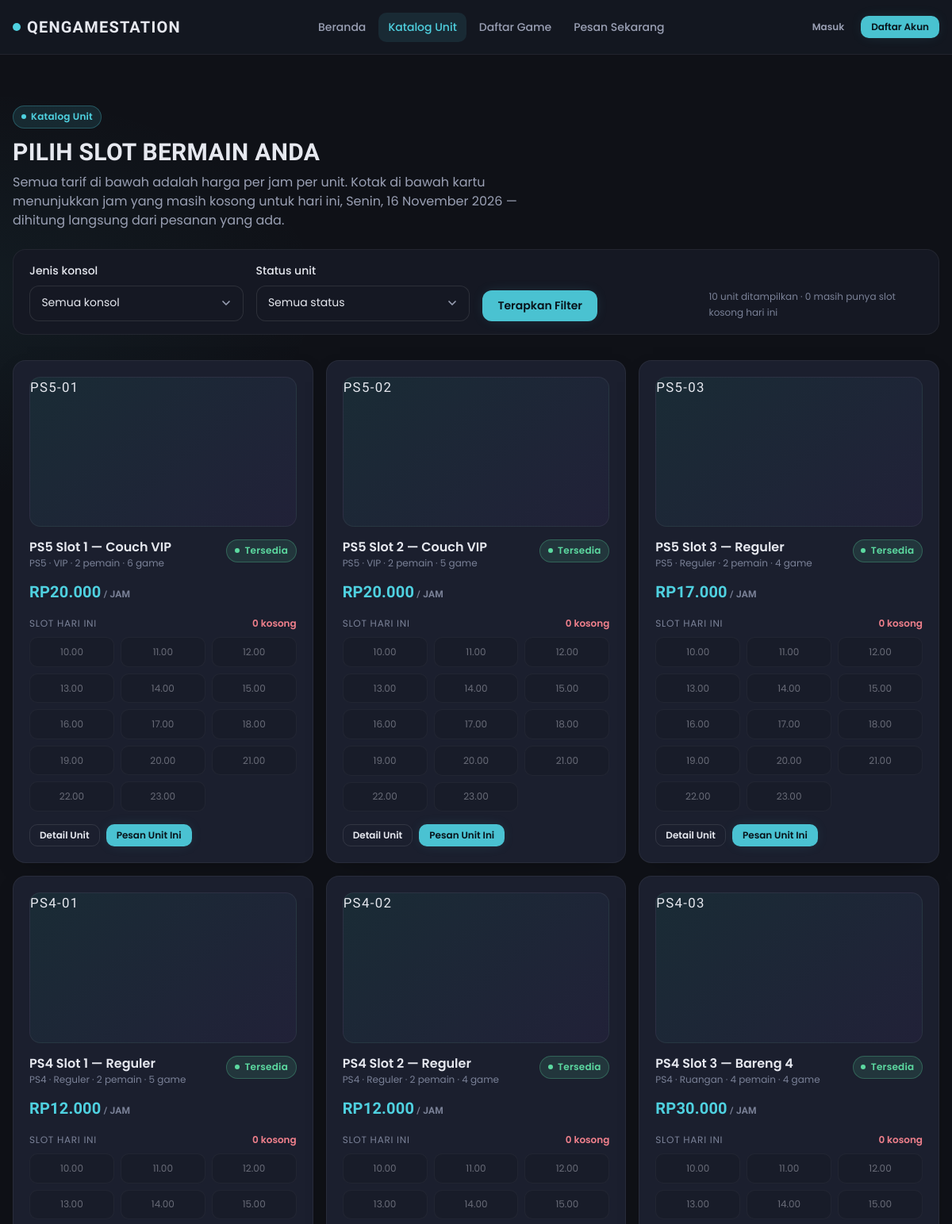
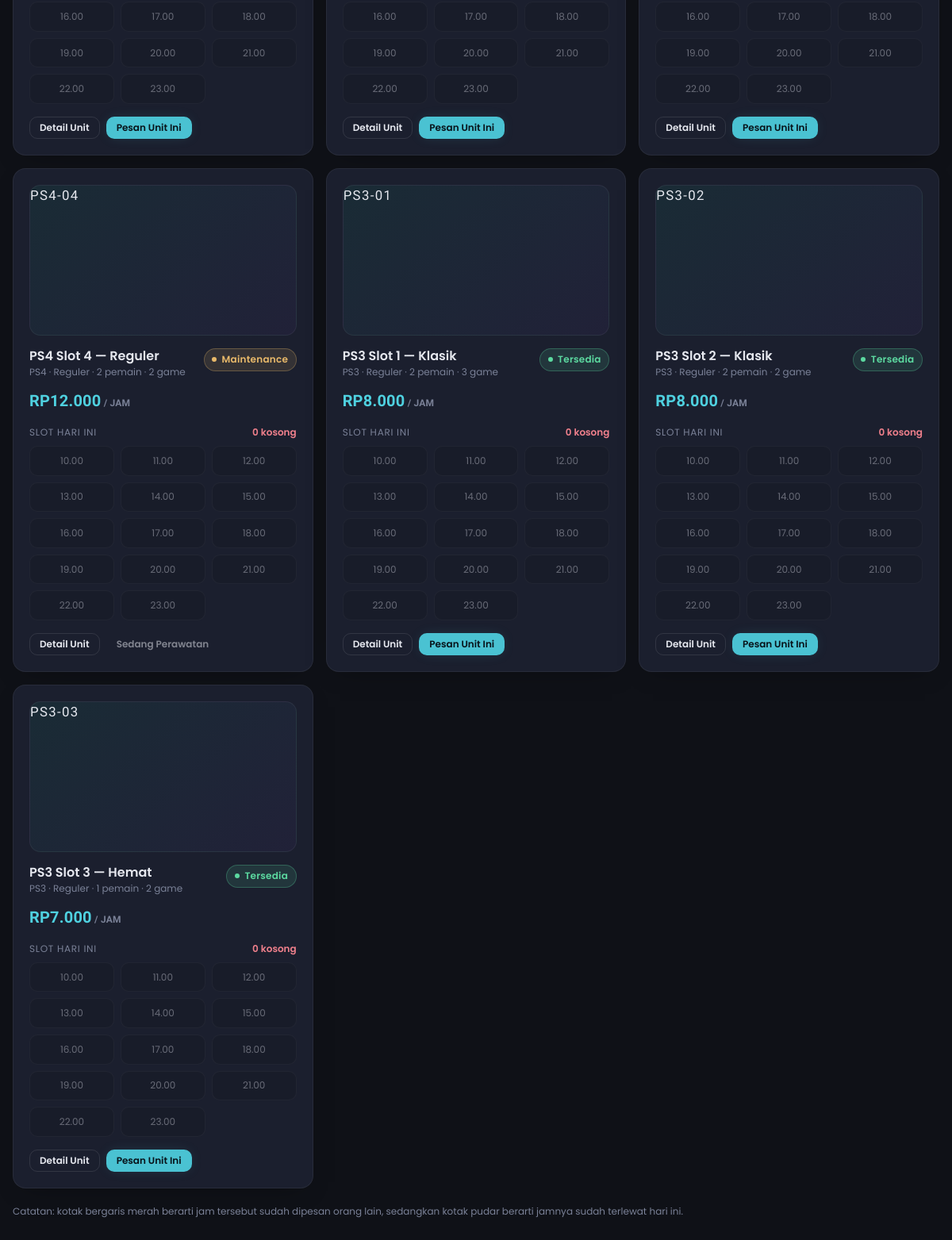
The page /public/katalog on the database its author committed (2 pictures, top to bottom).
### tables this page shows
CREATE TABLE `units` (
  `id`             INT UNSIGNED NOT NULL AUTO_INCREMENT,
  `kode_unit`      VARCHAR(20)  NOT NULL COMMENT 'Kode unik, contoh: PS5-01',
  `nama`           VARCHAR(100) NOT NULL,
  `tipe`           ENUM('PS3','PS4','PS5') NOT NULL,
  `kategori`       ENUM('reguler','vip','ruangan') NOT NULL DEFAULT 'reguler',
  `harga_per_jam`  DECIMAL(12,2) NOT NULL,
  `kapasitas`      TINYINT UNSIGNED NOT NULL DEFAULT 2 COMMENT 'Maks pemain',
  `status`         ENUM('tersedia','dipakai','dipesan','maintenance') NOT NULL DEFAULT 'tersedia',
  `deskripsi`      VARCHAR(255) DEFAULT NULL,
  `foto_path`      VARCHAR(255) DEFAULT NULL COMMENT 'Path relatif, contoh: uploads/units/ps5-01.jpg',
  `created_at`     DATETIME     NOT NULL DEFAULT CURRENT_TIMESTAMP,
  `updated_at`     DATETIME     NOT NULL DEFAULT CURRENT_TIMESTAMP ON UPDATE CURRENT_TIMESTAMP,
  PRIMARY KEY (`id`),
  UNIQUE KEY `uq_units_kode` (`kode_unit`),
  KEY `idx_units_status` (`status`),
  KEY `idx_units_tipe_harga` (`tipe`, `harga_per_jam`)
);

### app/Views/pages/katalog/index.php (the view, shortened to what the rows shown need)
<?php
$tautanPesan = static fn (int $id): string => $authUser
    ? url('booking?unit=' . $id)
    : route('login.form');
$kelasSlot = static function (array $s): string {
    if ($s['tersedia']) {
        return '';
    }
    return $s['alasan'] === 'lewat' ? ' is-past' : ' is-taken';
};
$judulStatus = static fn (string $k): string => status_label($k);
$jumlahKosong = count(array_filter(
    $units,
    static fn (array $u): bool => ($slot[(int) $u['id']] ?? []) !== []
        && in_array(true, array_column($slot[(int) $u['id']] ?? [], 'tersedia'), true)
));
?>
<section class="section" style="padding-bottom: var(--sp-6);">
    <div class="container-page">
        <span class="badge badge-cyan" style="margin-bottom: var(--sp-3);">Katalog Unit</span>
        <h1 class="display" style="font-size: var(--text-3xl); margin-bottom: var(--sp-2);">Pilih Slot Bermain Anda</h1>
        <p class="text-secondary" style="margin:0; max-width: 68ch;">
            Semua tarif di bawah adalah harga per jam per unit. Kotak di bawah kartu menunjukkan
            jam yang masih kosong untuk hari ini, <?= e(tgl_indo($hariIni)) ?> — dihitung langsung dari pesanan yang ada.
        </p>
    </div>
</section>
<section style="padding-bottom: var(--sp-8);">
    <div class="container-page">
        <form method="get" action="<?= url('katalog') ?>" class="qs-panel" style="padding: var(--sp-4) var(--sp-5);">
            <div class="grid gap-4 sm:grid-cols-2 lg:grid-cols-4" style="align-items: end;">
                <div class="field" style="margin-bottom: 0;">
                    <label class="label" for="tipe">Jenis konsol</label>
                    <select class="select" id="tipe" name="tipe">
                        <option value="">Semua konsol</option>
                    </select>
                </div>
                <div class="field" style="margin-bottom: 0;">
                    <label class="label" for="status">Status unit</label>
                    <select class="select" id="status" name="status">
                        <option value="">Semua status</option>
                    </select>
                </div>
                <div class="flex flex-wrap gap-2">
                    <button type="submit" class="btn btn-primary">Terapkan Filter</button>
                </div>
                <p class="text-muted" style="margin:0; font-size: var(--text-xs); line-height: 1.7;">
                    <?= count($units) ?> unit ditampilkan · <?= $jumlahKosong ?> masih punya slot kosong hari ini
                </p>
            </div>
        </form>
    </div>
</section>
<section style="padding-bottom: var(--sp-12);">
    <div class="container-page">
        <?php if ($units === []): ?>
            <div class="qs-card empty-state">
                <h2 class="display" style="font-size: var(--text-lg);">Belum ada unit yang cocok</h2>
                <p class="text-secondary" style="max-width: 46ch; margin-inline: auto;">
                    Coba ubah filter konsol atau status, atau lihat daftar game yang tersedia
                    sebelum menentukan pilihan slot.
                </p>
                <div class="flex flex-wrap gap-2 justify-center" style="margin-top: var(--sp-4);">
                    <a href="<?= url('katalog') ?>" class="btn btn-outline btn-sm">Hapus Filter</a>
                    <a href="<?= url('katalog/game') ?>" class="btn btn-outline btn-sm">Lihat Daftar Game</a>
                </div>
            </div>
        <?php else: ?>
            <div class="grid gap-4 sm:grid-cols-2 lg:grid-cols-3">
                <?php foreach ($units as $u): ?>
                    <?php
                    $unitId = (int) $u['id'];
                    $slotUnit = $slot[$unitId] ?? [];
                    $kosong = count(array_filter($slotUnit, static fn (array $s): bool => $s['tersedia']));
                    $statusNow = (string) $u['status_realtime'];
                    ?>
                    <article class="qs-card qs-card--hoverable unit-card">
                        <a href="<?= url('katalog/unit/' . $u['kode_unit']) ?>" class="unit-card__media block"
                           aria-label="Lihat detail <?= e($u['nama']) ?>">
                            <?php if (!empty($u['foto_path'])): ?>
                                <img src="<?= e(upload_url($u['foto_path'])) ?>" alt="Foto <?= e($u['nama']) ?>" loading="lazy">
                            <?php else: ?>
                                <span class="unit-card__code"><?= e($u['kode_unit']) ?></span>
                            <?php endif; ?>
                        </a>
                        <div class="flex items-start justify-between gap-3">
                            <div class="min-w-0">
                                <h2 style="margin:0; font-size: var(--text-base); font-weight:600;"><?= e($u['nama']) ?></h2>
                                <p class="text-muted" style="margin:2px 0 0; font-size: var(--text-xs);">
                                    <?= e($u['tipe']) ?> · <?= e(status_label((string) $u['kategori'])) ?> ·
                                    <?= (int) $u['kapasitas'] ?> pemain · <?= (int) $u['jumlah_game'] ?> game
                                </p>
                            </div>
                            <span class="badge <?= status_class($statusNow) ?>"><?= e($judulStatus($statusNow)) ?></span>
                        </div>
                        <p class="display" style="margin: var(--sp-3) 0 0; font-size: var(--text-xl); color: var(--cyan);">
                            <?= rupiah($u['harga_per_jam']) ?><span class="text-muted" style="font-size: var(--text-xs);"> / jam</span>
                        </p>
                        <div style="margin-top: var(--sp-4);">
                            <div class="flex items-center justify-between gap-2" style="margin-bottom: var(--sp-2);">
                                <span class="text-muted" style="font-size: var(--text-xs); text-transform: uppercase; letter-spacing: .06em;">
                                    Slot hari ini
                                </span>
                                <span class="text-<?= $kosong > 0 ? 'success' : 'danger' ?>" style="font-size: var(--text-xs); font-weight:600;">
                                    <?= $kosong ?> kosong
                                </span>
                            </div>
                            <?php if ($slotUnit === []): ?>
                                <p class="text-muted" style="margin:0; font-size: var(--text-xs);">
                                    Jam operasional hari ini sudah lewat. Silakan pilih tanggal lain di form pemesanan.
                                </p>
                            <?php else: ?>
                                <div class="slot-grid" role="list" aria-label="Ketersediaan jam untuk <?= e($u['kode_unit']) ?>">
                                    <?php foreach ($slotUnit as $s): ?>
                                        <span class="slot<?= $kelasSlot($s) ?>" role="listitem"
                                              title="<?= $s['tersedia'] ? 'Jam ' . e($s['label']) . ' masih kosong' : 'Jam ' . e($s['label']) . ' ' . ($s['alasan'] === 'lewat' ? 'sudah terlewat' : 'sudah terisi') ?>">
                                            <?= e($s['label']) ?>
                                        </span>
                                    <?php endforeach; ?>
                                </div>
                            <?php endif; ?>
                        </div>
                        <div class="flex flex-wrap gap-2" style="margin-top: var(--sp-4);">
                            <a href="<?= url('katalog/unit/' . $u['kode_unit']) ?>" class="btn btn-outline btn-sm">Detail Unit</a>
                            <?php if ($statusNow === 'maintenance'): ?>
                                <button type="button" class="btn btn-sm" disabled>Sedang Perawatan</button>
                            <?php else: ?>
                                <a href="<?= e($tautanPesan($unitId)) ?>" class="btn btn-primary btn-sm">Pesan Unit Ini</a>
                            <?php endif; ?>
                        </div>
                    </article>
                <?php endforeach; ?>
            </div>
            <p class="text-muted" style="font-size: var(--text-xs); margin-top: var(--sp-5);">
                Catatan: kotak bergaris merah berarti jam tersebut sudah dipesan orang lain,
                sedangkan kotak pudar berarti jamnya sudah terlewat hari ini.
            </p>
        <?php endif; ?>
    </div>
</section>

### app/Core/Router.php (shortened to what the rows shown need)
<?php
class Router
{
    private array $routes = [];
    private array $groupMiddleware = [];
    private string $groupPrefix = '';
    public function group(array $options, callable $callback): void
    {
        $previousMw = $this->groupMiddleware;
        $previousPrefix = $this->groupPrefix;
        $this->groupMiddleware = array_merge($previousMw, (array) ($options['middleware'] ?? []));
        $this->groupPrefix = $previousPrefix . rtrim((string) ($options['prefix'] ?? ''), '/');
        $this->groupMiddleware = $previousMw;
        $this->groupPrefix = $previousPrefix;
    }
    private function add(string $method, string $path, string|callable $handler, ?string $name): void
    {
        $path = $this->groupPrefix . '/' . ltrim($path, '/');
        $path = '/' . ltrim(preg_replace('#/+#', '/', $path) ?? $path, '/');
        $path = rtrim($path, '/') ?: '/';
        $this->routes[$method][] = [
            'path'    => $path,
            'regex'   => $this->toRegex($path),
            'handler' => $handler,
            'middleware' => $this->groupMiddleware,
            'name'    => $name,
        ];
    }
    private function toRegex(string $path): string
    {
        $regex = preg_replace_callback(
            '#\{([a-zA-Z_][a-zA-Z0-9_]*)\}#',
            static fn (array $m): string => '(?P<' . $m[1] . '>[^/]+)',
            $path
        );
        return '#^' . str_replace('#', '\#', (string) $regex) . '$#';
    }
    public function dispatch(Request $request): void
    {
        $method = $request->method();
        $uri = $request->uri();
        foreach ($this->routes[$method] ?? [] as $route) {
            if (preg_match($route['regex'], $uri, $matches)) {
                $params = array_filter($matches, 'is_string', ARRAY_FILTER_USE_KEY);
                $handler = $route['handler'];
                [$class, $action] = explode('@', $handler, 2);
                $controller = new $fqcn();
                $controller->{$action}(...array_values($params));
                return;
            }
        }
    }
}

### rows shown on the page
units: kode_unit "PS5-01", nama "PS5 Slot 1 — Couch VIP", tipe "PS5", kategori "VIP", kapasitas "2", jumlah_game "6", status "Tersedia", harga_per_jam "RP20.000", id "0", label "10.00", label "11.00", label "12.00", label "13.00", label "14.00", label "15.00", label "16.00", label "17.00", label "18.00", label "19.00", label "20.00", label "21.00", label "22.00", label "23.00"
units: kode_unit "PS5-02", nama "PS5 Slot 2 — Couch VIP", tipe "PS5", kategori "VIP", kapasitas "2", jumlah_game "5", statusNow "Tersedia", harga_per_jam "RP20.000", id "0", label "10.00", label "11.00", label "12.00", label "13.00", label "14.00", label "15.00", label "16.00", label "17.00", label "18.00", label "19.00", label "20.00", label "21.00", label "22.00", label "23.00"
units: kode_unit "PS5-03", nama "PS5 Slot 3 — Reguler", tipe "PS5", kategori "Reguler", kapasitas "2", jumlah_game "4", status "Tersedia", harga_per_jam "RP17.000", id "0", label "10.00", label "11.00", label "12.00", label "13.00", label "14.00", label "15.00", label "16.00", label "17.00", label "18.00", label "19.00", label "20.00", label "21.00", label "22.00", label "23.00"
units: kode_unit "PS4-01", nama "PS4 Slot 1 — Reguler", tipe "PS4", kategori "Reguler", kapasitas "2", jumlah_game "5", status "Tersedia", harga_per_jam "RP12.000", id "0", label "10.00", label "11.00", label "12.00", label "13.00", label "14.00", label "15.00", label "16.00", label "17.00", label "18.00", label "19.00", label "20.00", label "21.00", label "22.00", label "23.00"
units: kode_unit "PS4-02", nama "PS4 Slot 2 — Reguler", tipe "PS4", kategori "Reguler", kapasitas "2", jumlah_game "4", statusNow "Tersedia", harga_per_jam "RP12.000", id "0", label "10.00", label "11.00", label "12.00", label "13.00", label "14.00", label "15.00", label "16.00", label "17.00", label "18.00", label "19.00", label "20.00", label "21.00", label "22.00", label "23.00"
units: kode_unit "PS4-03", nama "PS4 Slot 3 — Bareng 4", tipe "PS4", kategori "Ruangan", kapasitas "4", jumlah_game "4", status "Tersedia", harga_per_jam "RP30.000", id "0", label "10.00", label "11.00", label "12.00", label "13.00", label "14.00", label "15.00", label "16.00", label "17.00", label "18.00", label "19.00", label "20.00", label "21.00", label "22.00", label "23.00"
units: kode_unit "PS4-04", nama "PS4 Slot 4 — Reguler", tipe "PS4", kategori "Reguler", kapasitas "2", jumlah_game "2", status "Maintenance", harga_per_jam "RP12.000", id "0", label "10.00", label "11.00", label "12.00", label "13.00", label "14.00", label "15.00", label "16.00", label "17.00", label "18.00", label "19.00", label "20.00", label "21.00", label "22.00", label "23.00", shows "Sedang Perawatan"
units: kode_unit "PS3-01", nama "PS3 Slot 1 — Klasik", tipe "PS3", kategori "Reguler", kapasitas "2", jumlah_game "3", status "Tersedia", harga_per_jam "RP8.000", id "0", label "10.00", label "11.00", label "12.00", label "13.00", label "14.00", label "15.00", label "16.00", label "17.00", label "18.00", label "19.00", label "20.00", label "21.00", label "22.00", label "23.00"
units: kode_unit "PS3-02", nama "PS3 Slot 2 — Klasik", tipe "PS3", kategori "Reguler", kapasitas "2", jumlah_game "2", status "Tersedia", harga_per_jam "RP8.000", id "0", label "10.00", label "11.00", label "12.00", label "13.00", label "14.00", label "15.00", label "16.00", label "17.00", label "18.00", label "19.00", label "20.00", label "21.00", label "22.00", label "23.00"
units: kode_unit "PS3-03", nama "PS3 Slot 3 — Hemat", tipe "PS3", kategori "Reguler", kapasitas "1", jumlah_game "2", status "Tersedia", harga_per_jam "RP7.000", id "0", label "10.00", label "11.00", label "12.00", label "13.00", label "14.00", label "15.00", label "16.00", label "17.00", label "18.00", label "19.00", label "20.00", label "21.00", label "22.00", label "23.00"

### other values the page prints
count($units) "10"
$jumlahKosong "0"
